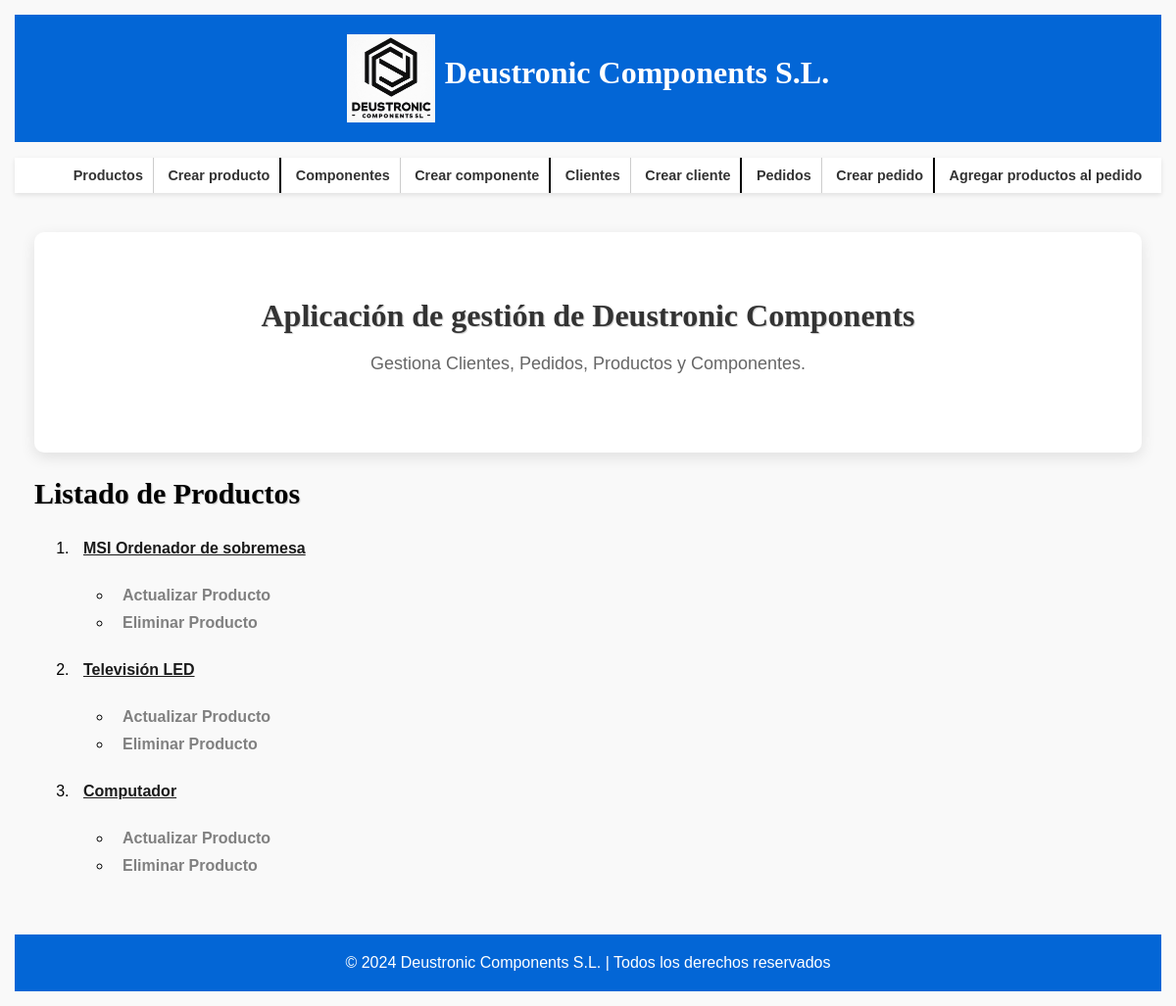
Page /appDeustronicComponents/productos/ on the earlier database version.
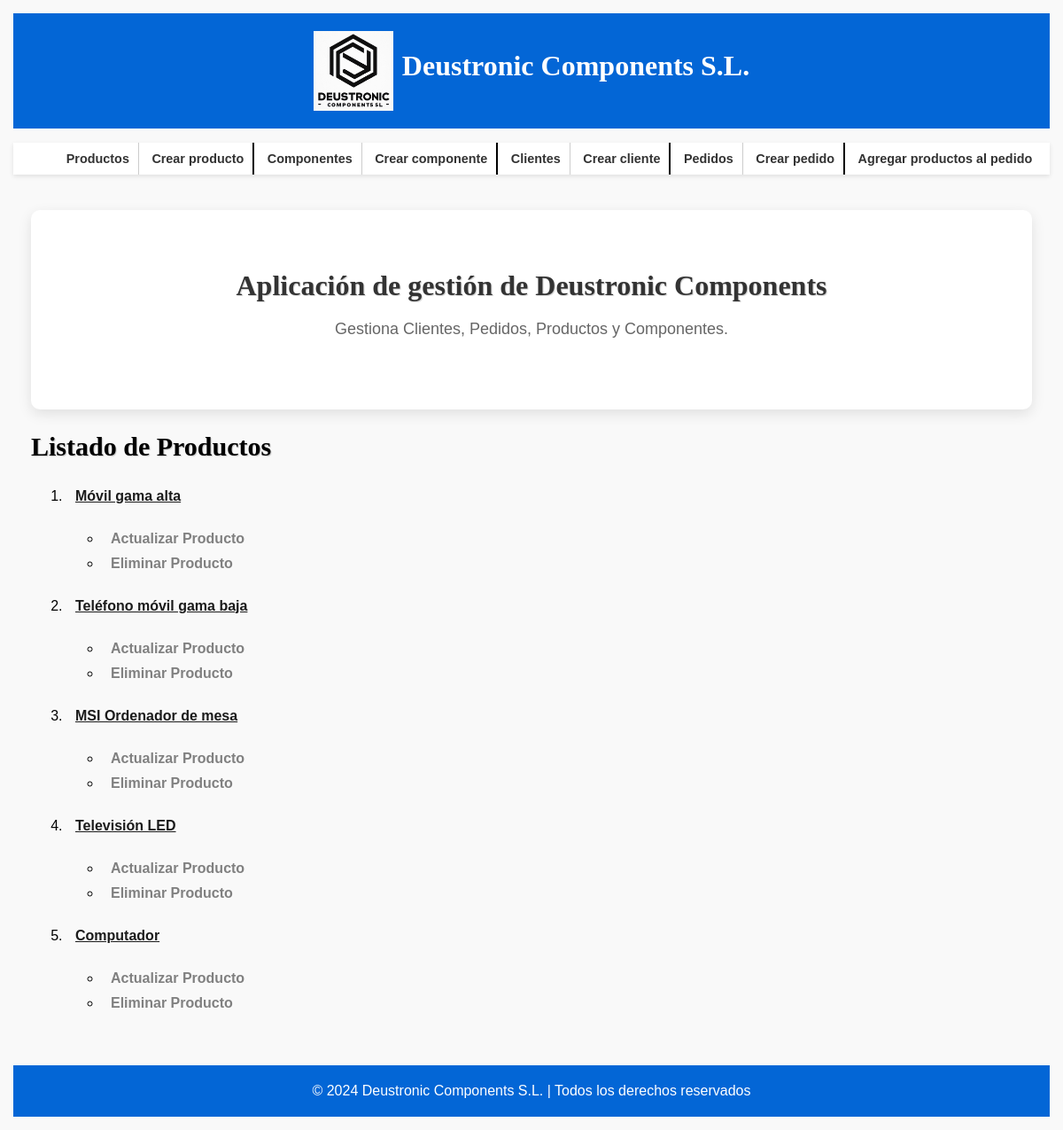
Same page on the later database version.
### appDeustronicComponents/models.py (models this page shows, shortened)
class Producto(models.Model):
    cod_ref_prod = models.CharField(max_length=100, primary_key=True)
    precio = models.DecimalField(max_digits=10, decimal_places=2)
    nombre = models.CharField(max_length=100)
    descripcion = models.TextField()
    categoria = models.CharField(max_length=100)
    componente = models.ManyToManyField(Componente)
    created = models.DateTimeField(auto_now_add=True)
    updated = models.DateTimeField(auto_now=True)
    class Meta:
        verbose_name_plural = "productos"
        verbose_name = "producto"
        ordering = ["-created"]

### appDeustronicComponents/views.py (the view)
# urls.py: path('productos/', ProductoListView.as_view(), name='lista_productos'),
class ProductoListView(ListView):
    model = Producto
    template_name = 'appDeustronicComponents/productos_list.html'
    context_object_name = 'productos'

### templates/appDeustronicComponents/productos_list.html (shortened to what this page needs)
{% extends 'base.html' %}
{% block contenido %}
<h2 class="izq">Listado de Productos</h2>
<ul class="lista">
    {% for producto in productos %}
    <li><a href="{% url 'detalle_producto' producto.pk %}">{{ producto.nombre }}</a></li>
    <ul>
        <li><a href="{% url 'producto_update' pk=producto.pk %}">Actualizar Producto</a></li>
        <li><a href="{% url 'eliminar_producto' pk=producto.pk %}">Eliminar Producto</a></li>
    </ul>
    {% empty %}
    <li>No hay productos disponibles.</li>
    {% endfor %}
</ul>
{% endblock %}

Differences in the rows shown:
added Producto: nombre "Móvil gama alta"
added Producto: nombre "Teléfono móvil gama baja"
changed Producto: nombre "MSI Ordenador de sobremesa" → "MSI Ordenador de mesa"
